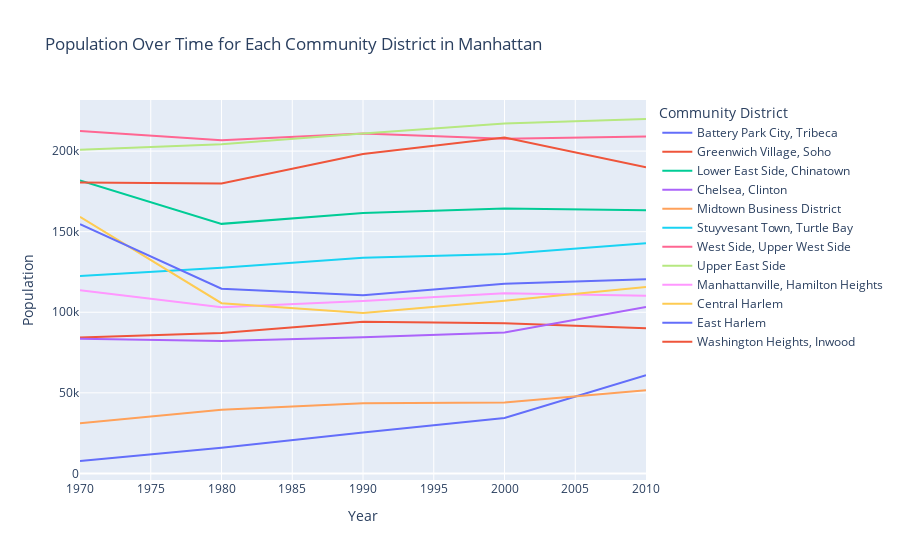

Here is the notebook cell this chart was saved with:
### Code cell
# your code here
fig3 = px.line(
    manhattan,
    x = "year",
    y = "population",
    color = "CD Name",
    title = "Population Over Time for Each Community District in Manhattan",
    labels = {"year":"Year", "population":"Population", "CD Name": "Community District"}
)


fig3.show()

### Figure 1 — Plotly figure (JSON) as saved in the notebook; plotly's stock layout.template omitted (floating-point values rounded to 4 significant figures)
{"data": [{"hovertemplate": "Community District=Battery Park City, Tribeca<br>Year=%{x}<br>Population=%{y}<extra></extra>", "legendgroup": "Battery Park City, Tribeca", "line": {"color": "#636efa", "dash": "solid"}, "marker": {"symbol": "circle"}, "mode": "lines", "name": "Battery Park City, Tribeca", "orientation": "v", "showlegend": true, "type": "scatter", "x": [1970, 1980, 1990, 2000, 2010], "xaxis": "x", "y": [7706, 15918, 25366, 34420, 60978], "yaxis": "y"}, {"hovertemplate": "Community District=Greenwich Village, Soho<br>Year=%{x}<br>Population=%{y}<extra></extra>", "legendgroup": "Greenwich Village, Soho", "line": {"color": "#EF553B", "dash": "solid"}, "marker": {"symbol": "circle"}, "mode": "lines", "name": "Greenwich Village, Soho", "orientation": "v", "showlegend": true, "type": "scatter", "x": [1970, 1980, 1990, 2000, 2010], "xaxis": "x", "y": [84337, 87069, 94105, 93119, 90016], "yaxis": "y"}, {"hovertemplate": "Community District=Lower East Side, Chinatown<br>Year=%{x}<br>Population=%{y}<extra></extra>", "legendgroup": "Lower East Side, Chinatown", "line": {"color": "#00cc96", "dash": "solid"}, "marker": {"symbol": "circle"}, "mode": "lines", "name": "Lower East Side, Chinatown", "orientation": "v", "showlegend": true, "type": "scatter", "x": [1970, 1980, 1990, 2000, 2010], "xaxis": "x", "y": [181845, 154848, 161617, 164407, 163277], "yaxis": "y"}, {"hovertemplate": "Community District=Chelsea, Clinton<br>Year=%{x}<br>Population=%{y}<extra></extra>", "legendgroup": "Chelsea, Clinton", "line": {"color": "#ab63fa", "dash": "solid"}, "marker": {"symbol": "circle"}, "mode": "lines", "name": "Chelsea, Clinton", "orientation": "v", "showlegend": true, "type": "scatter", "x": [1970, 1980, 1990, 2000, 2010], "xaxis": "x", "y": [83601, 82164, 84431, 87479, 103245], "yaxis": "y"}, {"hovertemplate": "Community District=Midtown Business District<br>Year=%{x}<br>Population=%{y}<extra></extra>", "legendgroup": "Midtown Business District", "line": {"color": "#FFA15A", "dash": "solid"}, "marker": {"symbol": "circle"}, "mode": "lines", "name": "Midtown Business District", "orientation": "v", "showlegend": true, "type": "scatter", "x": [1970, 1980, 1990, 2000, 2010], "xaxis": "x", "y": [31076, 39544, 43507, 44028, 51673], "yaxis": "y"}, {"hovertemplate": "Community District=Stuyvesant Town, Turtle Bay<br>Year=%{x}<br>Population=%{y}<extra></extra>", "legendgroup": "Stuyvesant Town, Turtle Bay", "line": {"color": "#19d3f3", "dash": "solid"}, "marker": {"symbol": "circle"}, "mode": "lines", "name": "Stuyvesant Town, Turtle Bay", "orientation": "v", "showlegend": true, "type": "scatter", "x": [1970, 1980, 1990, 2000, 2010], "xaxis": "x", "y": [122465, 127554, 133748, 136152, 142745], "yaxis": "y"}, {"hovertemplate": "Community District=West Side, Upper West Side<br>Year=%{x}<br>Population=%{y}<extra></extra>", "legendgroup": "West Side, Upper West Side", "line": {"color": "#FF6692", "dash": "solid"}, "marker": {"symbol": "circle"}, "mode": "lines", "name": "West Side, Upper West Side", "orientation": "v", "showlegend": true, "type": "scatter", "x": [1970, 1980, 1990, 2000, 2010], "xaxis": "x", "y": [212422, 206669, 210993, 207699, 209084], "yaxis": "y"}, {"hovertemplate": "Community District=Upper East Side<br>Year=%{x}<br>Population=%{y}<extra></extra>", "legendgroup": "Upper East Side", "line": {"color": "#B6E880", "dash": "solid"}, "marker": {"symbol": "circle"}, "mode": "lines", "name": "Upper East Side", "orientation": "v", "showlegend": true, "type": "scatter", "x": [1970, 1980, 1990, 2000, 2010], "xaxis": "x", "y": [200851, 204305, 210880, 217063, 219920], "yaxis": "y"}, {"hovertemplate": "Community District=Manhattanville, Hamilton Heights<br>Year=%{x}<br>Population=%{y}<extra></extra>", "legendgroup": "Manhattanville, Hamilton Heights", "line": {"color": "#FF97FF", "dash": "solid"}, "marker": {"symbol": "circle"}, "mode": "lines", "name": "Manhattanville, Hamilton Heights", "orientation": "v", "showlegend": true, "type": "scatter", "x": [1970, 1980, 1990, 2000, 2010], "xaxis": "x", "y": [113606, 103038, 106978, 111724, 110193], "yaxis": "y"}, {"hovertemplate": "Community District=Central Harlem<br>Year=%{x}<br>Population=%{y}<extra></extra>", "legendgroup": "Central Harlem", "line": {"color": "#FECB52", "dash": "solid"}, "marker": {"symbol": "circle"}, "mode": "lines", "name": "Central Harlem", "orientation": "v", "showlegend": true, "type": "scatter", "x": [1970, 1980, 1990, 2000, 2010], "xaxis": "x", "y": [159267, 105641, 99519, 107109, 115723], "yaxis": "y"}, {"hovertemplate": "Community District=East Harlem<br>Year=%{x}<br>Population=%{y}<extra></extra>", "legendgroup": "East Harlem", "line": {"color": "#636efa", "dash": "solid"}, "marker": {"symbol": "circle"}, "mode": "lines", "name": "East Harlem", "orientation": "v", "showlegend": true, "type": "scatter", "x": [1970, 1980, 1990, 2000, 2010], "xaxis": "x", "y": [154662, 114569, 110508, 117743, 120511], "yaxis": "y"}, {"hovertemplate": "Community District=Washington Heights, Inwood<br>Year=%{x}<br>Population=%{y}<extra></extra>", "legendgroup": "Washington Heights, Inwood", "line": {"color": "#EF553B", "dash": "solid"}, "marker": {"symbol": "circle"}, "mode": "lines", "name": "Washington Heights, Inwood", "orientation": "v", "showlegend": true, "type": "scatter", "x": [1970, 1980, 1990, 2000, 2010], "xaxis": "x", "y": [180561, 179941, 198192, 208414, 190020], "yaxis": "y"}], "layout": {"autosize": true, "legend": {"title": {"text": "Community District"}, "tracegroupgap": 0}, "title": {"text": "Population Over Time for Each Community District in Manhattan"}, "xaxis": {"anchor": "y", "autorange": true, "domain": [0, 1], "range": [1970, 2010], "title": {"text": "Year"}, "type": "linear"}, "yaxis": {"anchor": "x", "autorange": true, "domain": [0, 1], "range": [-4084.0, 231700.0], "title": {"text": "Population"}, "type": "linear"}}}
